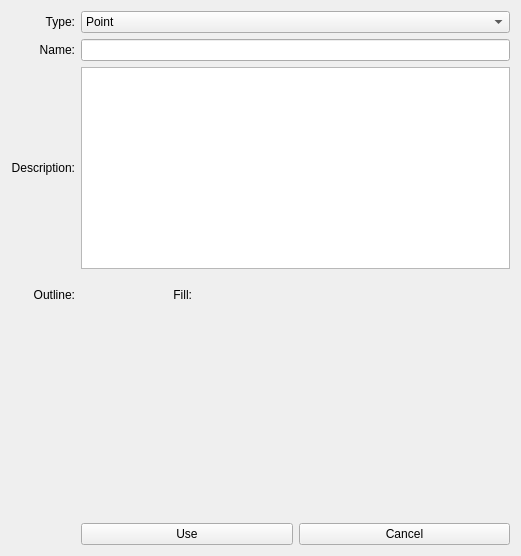
<?xml version="1.0" encoding="UTF-8"?>
<ui version="4.0">
 <class>MapLocationEditor</class>
 <widget class="QWidget" name="MapLocationEditor">
  <property name="geometry">
   <rect>
    <x>0</x>
    <y>0</y>
    <width>521</width>
    <height>556</height>
   </rect>
  </property>
  <property name="windowTitle">
   <string>Form</string>
  </property>
  <layout class="QGridLayout" name="gridLayout">
   <item row="0" column="0">
    <widget class="QLabel" name="label">
     <property name="text">
      <string>Type:</string>
     </property>
     <property name="alignment">
      <set>Qt::AlignRight|Qt::AlignTrailing|Qt::AlignVCenter</set>
     </property>
    </widget>
   </item>
   <item row="0" column="1">
    <widget class="QComboBox" name="comboBox">
     <item>
      <property name="text">
       <string>Point</string>
      </property>
      <property name="icon">
       <iconset resource="../resources/icons.qrc">
        <normaloff>:/icons/map_point.svg</normaloff>:/icons/map_point.svg</iconset>
      </property>
     </item>
     <item>
      <property name="text">
       <string>Area</string>
      </property>
      <property name="icon">
       <iconset resource="../resources/icons.qrc">
        <normaloff>:/icons/map_area.svg</normaloff>:/icons/map_area.svg</iconset>
      </property>
     </item>
    </widget>
   </item>
   <item row="1" column="0">
    <widget class="QLabel" name="label_2">
     <property name="text">
      <string>Name:</string>
     </property>
     <property name="alignment">
      <set>Qt::AlignRight|Qt::AlignTrailing|Qt::AlignVCenter</set>
     </property>
    </widget>
   </item>
   <item row="1" column="1">
    <widget class="QLineEdit" name="lineEdit"/>
   </item>
   <item row="2" column="0">
    <widget class="QLabel" name="label_3">
     <property name="text">
      <string>Description:</string>
     </property>
     <property name="alignment">
      <set>Qt::AlignRight|Qt::AlignTrailing|Qt::AlignVCenter</set>
     </property>
    </widget>
   </item>
   <item row="2" column="1">
    <widget class="QPlainTextEdit" name="plainTextEdit"/>
   </item>
   <item row="3" column="0">
    <widget class="QLabel" name="label_4">
     <property name="text">
      <string>Outline:</string>
     </property>
     <property name="alignment">
      <set>Qt::AlignRight|Qt::AlignTrailing|Qt::AlignVCenter</set>
     </property>
    </widget>
   </item>
   <item row="3" column="1">
    <layout class="QHBoxLayout" name="horizontalLayout">
     <item>
      <widget class="ColorSwatchWidget" name="colorSwatchWidgetOutline" native="true">
       <property name="sizePolicy">
        <sizepolicy hsizetype="Minimum" vsizetype="Minimum">
         <horstretch>0</horstretch>
         <verstretch>0</verstretch>
        </sizepolicy>
       </property>
       <property name="minimumSize">
        <size>
         <width>40</width>
         <height>40</height>
        </size>
       </property>
      </widget>
     </item>
     <item>
      <widget class="PenSwatchWidget" name="penSwatchWidgetOutline" native="true">
       <property name="sizePolicy">
        <sizepolicy hsizetype="Minimum" vsizetype="Minimum">
         <horstretch>0</horstretch>
         <verstretch>0</verstretch>
        </sizepolicy>
       </property>
       <property name="minimumSize">
        <size>
         <width>40</width>
         <height>40</height>
        </size>
       </property>
      </widget>
     </item>
     <item>
      <widget class="QLabel" name="label_5">
       <property name="text">
        <string>Fill:</string>
       </property>
       <property name="alignment">
        <set>Qt::AlignRight|Qt::AlignTrailing|Qt::AlignVCenter</set>
       </property>
      </widget>
     </item>
     <item>
      <widget class="ColorSwatchWidget" name="colorSwatchWidgetFill" native="true">
       <property name="sizePolicy">
        <sizepolicy hsizetype="Minimum" vsizetype="Minimum">
         <horstretch>0</horstretch>
         <verstretch>0</verstretch>
        </sizepolicy>
       </property>
       <property name="minimumSize">
        <size>
         <width>40</width>
         <height>40</height>
        </size>
       </property>
      </widget>
     </item>
     <item>
      <spacer name="horizontalSpacer">
       <property name="orientation">
        <enum>Qt::Horizontal</enum>
       </property>
       <property name="sizeHint" stdset="0">
        <size>
         <width>40</width>
         <height>20</height>
        </size>
       </property>
      </spacer>
     </item>
    </layout>
   </item>
   <item row="4" column="1">
    <spacer name="verticalSpacer">
     <property name="orientation">
      <enum>Qt::Vertical</enum>
     </property>
     <property name="sizeHint" stdset="0">
      <size>
       <width>411</width>
       <height>191</height>
      </size>
     </property>
    </spacer>
   </item>
   <item row="5" column="1">
    <layout class="QHBoxLayout" name="horizontalLayout_2">
     <item>
      <widget class="QPushButton" name="pushButtonUse">
       <property name="text">
        <string>Use</string>
       </property>
      </widget>
     </item>
     <item>
      <widget class="QPushButton" name="pushButtonCancel">
       <property name="text">
        <string>Cancel</string>
       </property>
      </widget>
     </item>
    </layout>
   </item>
  </layout>
 </widget>
 <customwidgets>
  <customwidget>
   <class>ColorSwatchWidget</class>
   <extends>QWidget</extends>
   <header location="global">widgets/ColorSwatchWidget.hpp</header>
   <container>1</container>
  </customwidget>
  <customwidget>
   <class>PenSwatchWidget</class>
   <extends>QWidget</extends>
   <header location="global">widgets/PenSwatchWidget.hpp</header>
   <container>1</container>
  </customwidget>
 </customwidgets>
 <resources>
  <include location="../resources/icons.qrc"/>
  <include location="../resources/icons.qrc"/>
 </resources>
 <connections/>
</ui>
